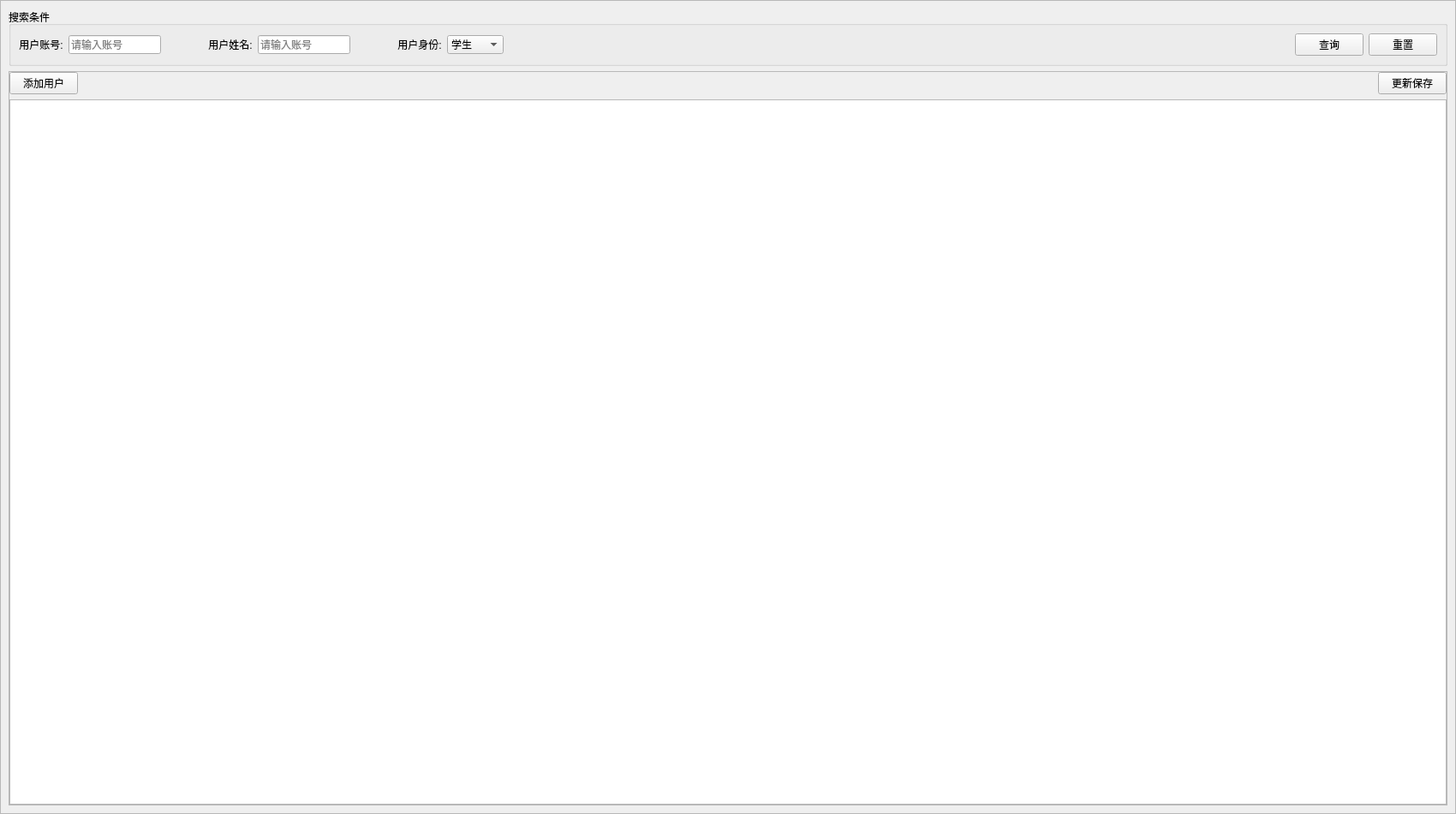
<?xml version="1.0" encoding="UTF-8"?>
<ui version="4.0">
 <class>UserManagement</class>
 <widget class="QWidget" name="UserManagement">
  <property name="geometry">
   <rect>
    <x>0</x>
    <y>0</y>
    <width>1700</width>
    <height>950</height>
   </rect>
  </property>
  <property name="windowTitle">
   <string>Form</string>
  </property>
  <layout class="QGridLayout" name="gridLayout">
   <property name="leftMargin">
    <number>0</number>
   </property>
   <property name="topMargin">
    <number>0</number>
   </property>
   <property name="rightMargin">
    <number>0</number>
   </property>
   <property name="bottomMargin">
    <number>0</number>
   </property>
   <item row="0" column="0">
    <widget class="QFrame" name="frame_userManage">
     <property name="frameShape">
      <enum>QFrame::StyledPanel</enum>
     </property>
     <property name="frameShadow">
      <enum>QFrame::Raised</enum>
     </property>
     <layout class="QGridLayout" name="gridLayout_3">
      <item row="0" column="0">
       <widget class="QGroupBox" name="groupBox">
        <property name="title">
         <string>搜索条件</string>
        </property>
        <layout class="QGridLayout" name="gridLayout_2">
         <item row="0" column="5">
          <spacer name="horizontalSpacer_5">
           <property name="orientation">
            <enum>Qt::Horizontal</enum>
           </property>
           <property name="sizeHint" stdset="0">
            <size>
             <width>40</width>
             <height>20</height>
            </size>
           </property>
          </spacer>
         </item>
         <item row="0" column="19">
          <spacer name="horizontalSpacer_8">
           <property name="orientation">
            <enum>Qt::Horizontal</enum>
           </property>
           <property name="sizeHint" stdset="0">
            <size>
             <width>40</width>
             <height>20</height>
            </size>
           </property>
          </spacer>
         </item>
         <item row="0" column="0">
          <layout class="QHBoxLayout" name="horizontalLayout_3">
           <item>
            <widget class="QLabel" name="label">
             <property name="text">
              <string>用户账号:</string>
             </property>
             <property name="alignment">
              <set>Qt::AlignCenter</set>
             </property>
            </widget>
           </item>
           <item>
            <widget class="QLineEdit" name="le_account">
             <property name="placeholderText">
              <string>请输入账号</string>
             </property>
            </widget>
           </item>
          </layout>
         </item>
         <item row="0" column="18">
          <spacer name="horizontalSpacer_2">
           <property name="orientation">
            <enum>Qt::Horizontal</enum>
           </property>
           <property name="sizeHint" stdset="0">
            <size>
             <width>183</width>
             <height>20</height>
            </size>
           </property>
          </spacer>
         </item>
         <item row="0" column="20">
          <spacer name="horizontalSpacer_6">
           <property name="orientation">
            <enum>Qt::Horizontal</enum>
           </property>
           <property name="sizeHint" stdset="0">
            <size>
             <width>40</width>
             <height>20</height>
            </size>
           </property>
          </spacer>
         </item>
         <item row="0" column="21">
          <layout class="QHBoxLayout" name="horizontalLayout_5">
           <item>
            <widget class="QPushButton" name="btn_query">
             <property name="text">
              <string>查询</string>
             </property>
            </widget>
           </item>
           <item>
            <widget class="QPushButton" name="btn_reset">
             <property name="text">
              <string>重置</string>
             </property>
            </widget>
           </item>
          </layout>
         </item>
         <item row="0" column="1">
          <spacer name="horizontalSpacer">
           <property name="orientation">
            <enum>Qt::Horizontal</enum>
           </property>
           <property name="sizeHint" stdset="0">
            <size>
             <width>40</width>
             <height>20</height>
            </size>
           </property>
          </spacer>
         </item>
         <item row="0" column="14">
          <spacer name="horizontalSpacer_7">
           <property name="orientation">
            <enum>Qt::Horizontal</enum>
           </property>
           <property name="sizeHint" stdset="0">
            <size>
             <width>40</width>
             <height>20</height>
            </size>
           </property>
          </spacer>
         </item>
         <item row="0" column="16">
          <spacer name="horizontalSpacer_9">
           <property name="orientation">
            <enum>Qt::Horizontal</enum>
           </property>
           <property name="sizeHint" stdset="0">
            <size>
             <width>40</width>
             <height>20</height>
            </size>
           </property>
          </spacer>
         </item>
         <item row="0" column="15">
          <spacer name="horizontalSpacer_10">
           <property name="orientation">
            <enum>Qt::Horizontal</enum>
           </property>
           <property name="sizeHint" stdset="0">
            <size>
             <width>40</width>
             <height>20</height>
            </size>
           </property>
          </spacer>
         </item>
         <item row="0" column="7">
          <spacer name="horizontalSpacer_14">
           <property name="orientation">
            <enum>Qt::Horizontal</enum>
           </property>
           <property name="sizeHint" stdset="0">
            <size>
             <width>40</width>
             <height>20</height>
            </size>
           </property>
          </spacer>
         </item>
         <item row="0" column="13">
          <spacer name="horizontalSpacer_11">
           <property name="orientation">
            <enum>Qt::Horizontal</enum>
           </property>
           <property name="sizeHint" stdset="0">
            <size>
             <width>40</width>
             <height>20</height>
            </size>
           </property>
          </spacer>
         </item>
         <item row="0" column="9">
          <spacer name="horizontalSpacer_13">
           <property name="orientation">
            <enum>Qt::Horizontal</enum>
           </property>
           <property name="sizeHint" stdset="0">
            <size>
             <width>40</width>
             <height>20</height>
            </size>
           </property>
          </spacer>
         </item>
         <item row="0" column="11">
          <spacer name="horizontalSpacer_12">
           <property name="orientation">
            <enum>Qt::Horizontal</enum>
           </property>
           <property name="sizeHint" stdset="0">
            <size>
             <width>40</width>
             <height>20</height>
            </size>
           </property>
          </spacer>
         </item>
         <item row="0" column="3">
          <spacer name="horizontalSpacer_4">
           <property name="orientation">
            <enum>Qt::Horizontal</enum>
           </property>
           <property name="sizeHint" stdset="0">
            <size>
             <width>40</width>
             <height>20</height>
            </size>
           </property>
          </spacer>
         </item>
         <item row="0" column="17">
          <spacer name="horizontalSpacer_15">
           <property name="orientation">
            <enum>Qt::Horizontal</enum>
           </property>
           <property name="sizeHint" stdset="0">
            <size>
             <width>40</width>
             <height>20</height>
            </size>
           </property>
          </spacer>
         </item>
         <item row="0" column="12">
          <spacer name="horizontalSpacer_18">
           <property name="orientation">
            <enum>Qt::Horizontal</enum>
           </property>
           <property name="sizeHint" stdset="0">
            <size>
             <width>40</width>
             <height>20</height>
            </size>
           </property>
          </spacer>
         </item>
         <item row="0" column="8">
          <spacer name="horizontalSpacer_16">
           <property name="orientation">
            <enum>Qt::Horizontal</enum>
           </property>
           <property name="sizeHint" stdset="0">
            <size>
             <width>40</width>
             <height>20</height>
            </size>
           </property>
          </spacer>
         </item>
         <item row="0" column="10">
          <spacer name="horizontalSpacer_17">
           <property name="orientation">
            <enum>Qt::Horizontal</enum>
           </property>
           <property name="sizeHint" stdset="0">
            <size>
             <width>40</width>
             <height>20</height>
            </size>
           </property>
          </spacer>
         </item>
         <item row="0" column="2">
          <layout class="QHBoxLayout" name="horizontalLayout_4">
           <item>
            <widget class="QLabel" name="label_2">
             <property name="text">
              <string>用户姓名:</string>
             </property>
             <property name="alignment">
              <set>Qt::AlignCenter</set>
             </property>
            </widget>
           </item>
           <item>
            <widget class="QLineEdit" name="le_userName">
             <property name="placeholderText">
              <string>请输入账号</string>
             </property>
            </widget>
           </item>
          </layout>
         </item>
         <item row="0" column="4">
          <layout class="QHBoxLayout" name="horizontalLayout">
           <item>
            <widget class="QLabel" name="label_7">
             <property name="text">
              <string>用户身份:</string>
             </property>
             <property name="alignment">
              <set>Qt::AlignCenter</set>
             </property>
            </widget>
           </item>
           <item>
            <widget class="QComboBox" name="combox_identity">
             <item>
              <property name="text">
               <string>学生</string>
              </property>
             </item>
             <item>
              <property name="text">
               <string>教师</string>
              </property>
             </item>
             <item>
              <property name="text">
               <string>管理员</string>
              </property>
             </item>
            </widget>
           </item>
          </layout>
         </item>
         <item row="0" column="6">
          <spacer name="horizontalSpacer_19">
           <property name="orientation">
            <enum>Qt::Horizontal</enum>
           </property>
           <property name="sizeHint" stdset="0">
            <size>
             <width>40</width>
             <height>20</height>
            </size>
           </property>
          </spacer>
         </item>
        </layout>
       </widget>
      </item>
      <item row="1" column="0">
       <widget class="QFrame" name="frame_2">
        <property name="frameShape">
         <enum>QFrame::StyledPanel</enum>
        </property>
        <property name="frameShadow">
         <enum>QFrame::Raised</enum>
        </property>
        <layout class="QVBoxLayout" name="verticalLayout">
         <property name="leftMargin">
          <number>0</number>
         </property>
         <property name="topMargin">
          <number>0</number>
         </property>
         <property name="rightMargin">
          <number>0</number>
         </property>
         <property name="bottomMargin">
          <number>0</number>
         </property>
         <item>
          <layout class="QHBoxLayout" name="horizontalLayout_2">
           <item>
            <widget class="QPushButton" name="btn_userInfo">
             <property name="text">
              <string>添加用户</string>
             </property>
            </widget>
           </item>
           <item>
            <spacer name="horizontalSpacer_3">
             <property name="orientation">
              <enum>Qt::Horizontal</enum>
             </property>
             <property name="sizeHint" stdset="0">
              <size>
               <width>828</width>
               <height>20</height>
              </size>
             </property>
            </spacer>
           </item>
           <item>
            <widget class="QPushButton" name="btn_save">
             <property name="text">
              <string>更新保存</string>
             </property>
            </widget>
           </item>
          </layout>
         </item>
         <item>
          <widget class="QTableWidget" name="tableWidget_userInfo"/>
         </item>
        </layout>
       </widget>
      </item>
     </layout>
    </widget>
   </item>
  </layout>
 </widget>
 <resources/>
 <connections/>
</ui>
